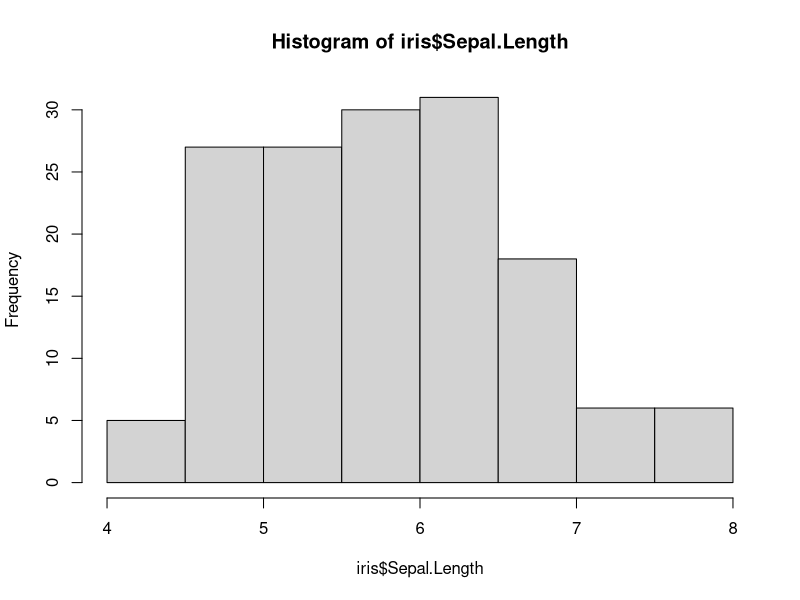
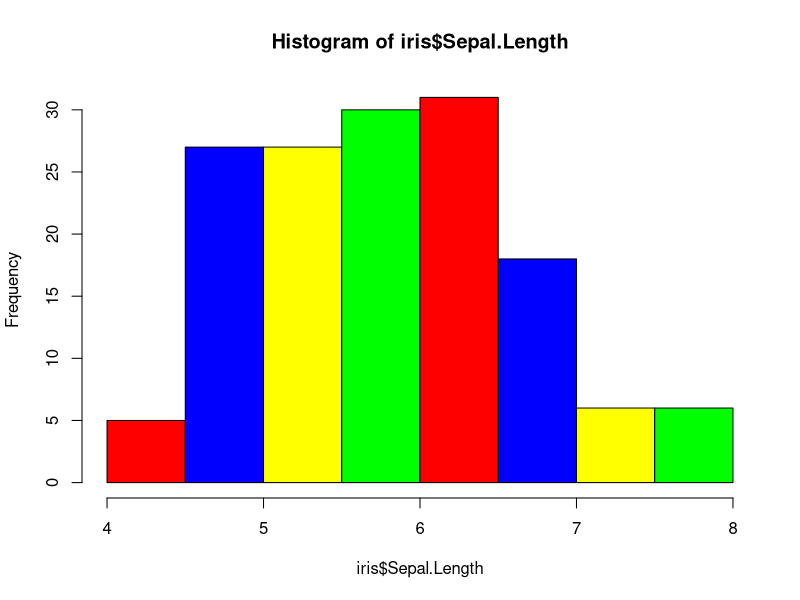
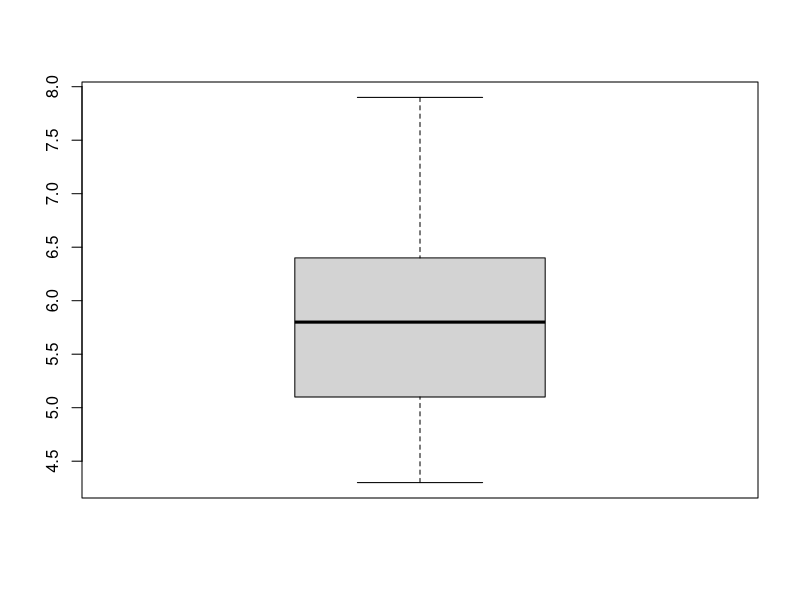
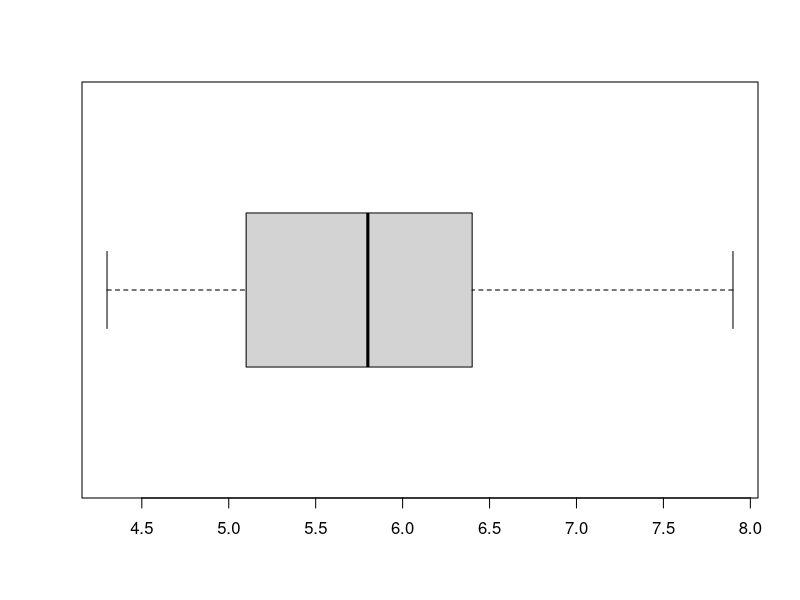
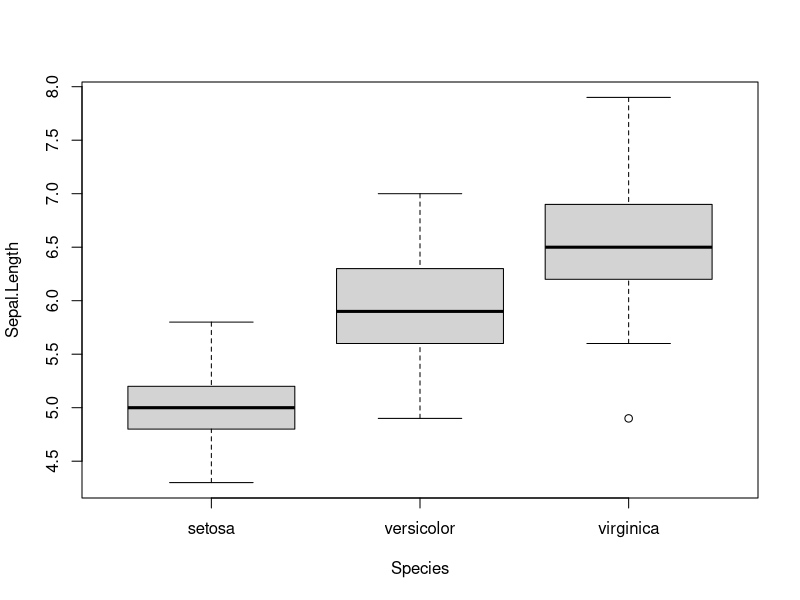
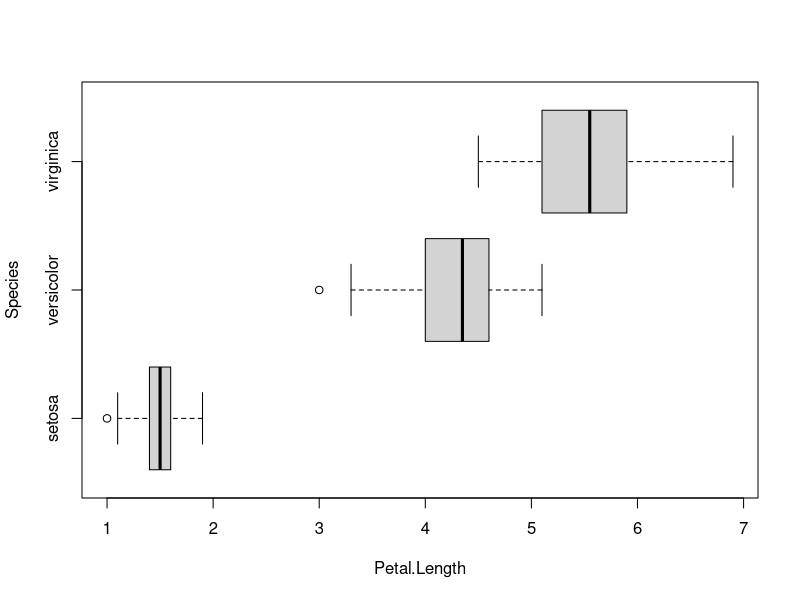

The R script that drew these images, in order:
# Histograms and Boxplots

################################

# 1) Histograms

# Practice Code Here

hist(iris$Sepal.Length)

hist(iris$Sepal.Length, col=c("red","blue","yellow","green")) 

###############################

# 2) Boxplots

fivenum(iris$Sepal.Length)

boxplot(iris$Sepal.Length)

#Change the orientation from vertical to horizontal
boxplot(iris$Sepal.Length, horizontal = TRUE)

boxplot(Sepal.Length ~ Species, data = iris)

###############################

# 2b) Using boxplots for comparison by category

 #Recall that the Iris data contain measurements for three different specied of iris; virginica, setosa and versicolor.

 # Suppose we wish to compare the respective categories in terms of one of the variables.
 # We can divide the dataset into the three subgroups, and constructing a boxplot for each. 
 # The subgroups are aligned along the same scale so as to allow for convenient visual inspection.

attach(iris)
boxplot(Petal.Length ~ Species, horizontal = TRUE)

###############################
